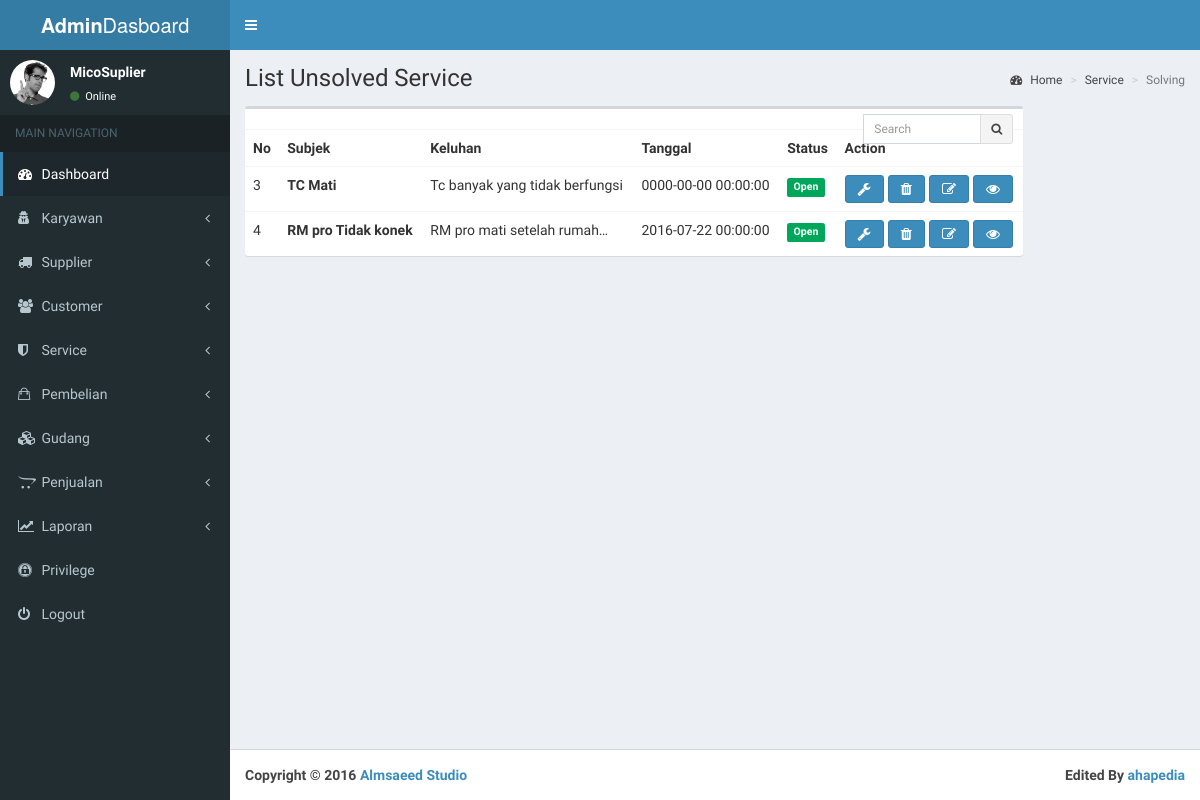
The page /index.php/service/listUnsolved on the database as committed earlier.
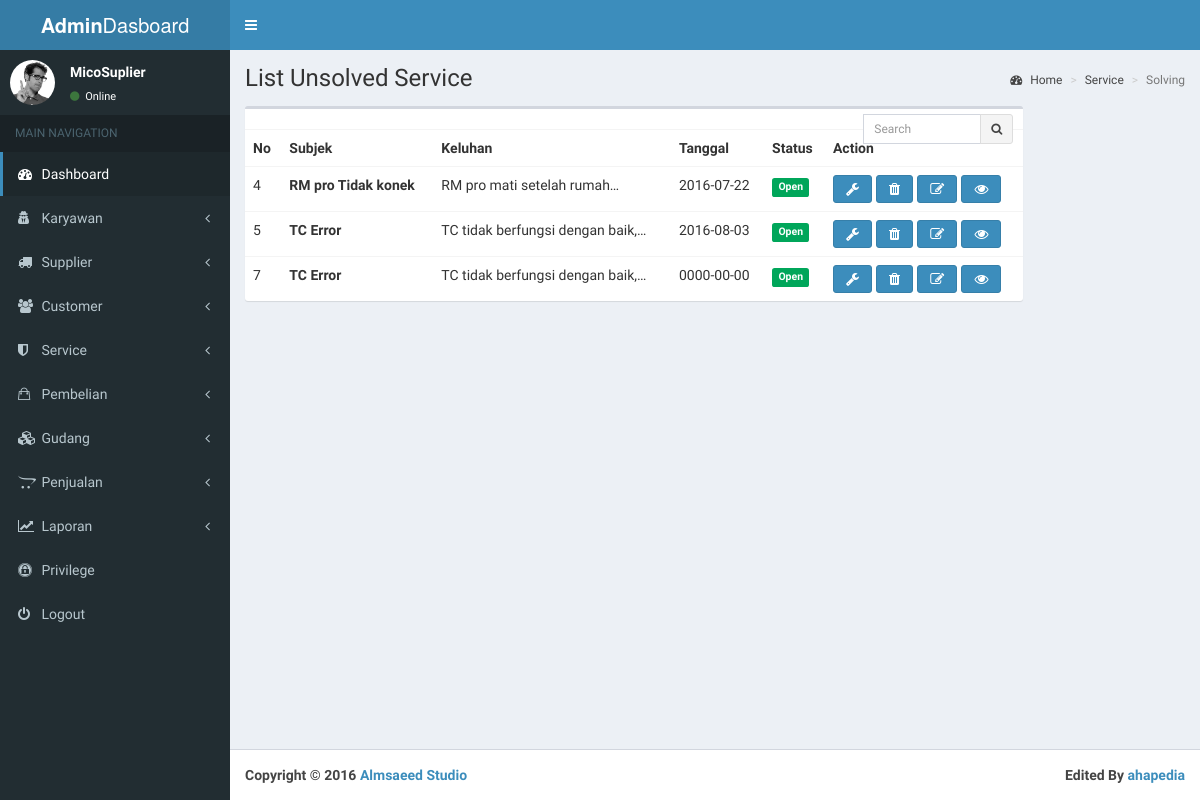
The same page on the database as committed later.
### tables this page shows
CREATE TABLE `service` (
  `id_service` int(11) NOT NULL,
  `id_petugas` varchar(100) NOT NULL,
  `id_customer` varchar(100) NOT NULL,
  `subject` varchar(500) NOT NULL,
  `keluhan` text NOT NULL,
  `tgl_open` date NOT NULL,
  `status` int(11) NOT NULL DEFAULT '1'
);

### application/controllers/Service.php (called while the page is built, shortened)
<?php
class Service extends CI_Controller {
	public function listUnsolved()
	{
		$this->load->model('mservice');
		$data['isi']=$this->mservice->list_unsolved();
		$this->load->view('dasboard/head');
		$this->load->view('dasboard/header');
		$this->load->view('dasboard/sidebar');
		$this->load->view('dasboard/listUnsolvedService',$data);
		$this->load->view('dasboard/footer');
	}
}
?>

### index.php (called while the page is built, shortened)
<?php
require_once BASEPATH.'core/CodeIgniter.php';

### application/models/Mservice.php (called while the page is built, shortened)
<?php
class Mservice extends CI_Model{
	public function list_unsolved(){
		$this->db->reconnect();
			$query = $this->db->query("CALL sp_list_unsolvedService()");
			if ($query->num_rows() > 0)
			{
			foreach ($query->result() as $row)
			{
					$hasil[] = $row;
			}
			return $hasil;
			}
			else{
				return 0;
			}
	}
}
?>

### application/views/dasboard/listUnsolvedService.php (the view)
 <div class="content-wrapper">
   <section class="content-header">
     <h1>
       List Unsolved Service
     </h1>
     <ol class="breadcrumb">
       <li><a href="#"><i class="fa fa-dashboard"></i> Home</a></li>
       <li><a href="#">Service</a></li>
       <li class="active">Solving</li>
     </ol>
   </section>
   <section class="content">
     <div class="row">
       <div class="col-xs-12 col-lg-10">
         <div class="box">
           <div class="box-header">
             <div class="box-tools">
               <div class="input-group" style="width: 150px;">
                 <input type="text" name="table_search" class="form-control input-sm pull-right" placeholder="Search">
                 <div class="input-group-btn">
                   <button class="btn btn-sm btn-default"><i class="fa fa-search"></i></button>
                 </div>
               </div>
             </div>
           </div>
           <div class="box-body table-responsive no-padding">
             <table class="table table-hover">
               <tr>
                 <th>No</th>
                 <th>Subjek</th>
                 <th>Keluhan</th>
                 <th>Tanggal</th>
                 <th>Status</th>
  <th>Action</th>
               </tr>
<?php
		if(!empty($isi)){
		foreach($isi as $baris){ ?>
               <tr>
                 <td><?php echo $baris->id_service?></td>
                 <td><strong><?php echo $baris->subject?></strong></td>
                 <td><?php echo word_limiter($baris->keluhan,5);?></td>
                 <td><?php echo $baris->tgl_open?></td>
                 <td><span class="label label-success"><?php
	if($baris->status==1){
		echo "Open";
	}else if($baris->status==2){
		echo "On going";
	}else if($baris->status==3){
		echo "Solved";
	}
	?></span></td>
  <th>
  <div class="btn-group btn-group-lg">
	<?php if($baris->status<>3) {?>
		<a href="<?php echo base_url() ?>service/pilihSolving/<?php echo $baris->id_service ?>" ><li class="fa  fa-wrench btn btn-primary " data-toggle="tooltip" data-placement="top" title="Solving"></li></a>
	<?php }?>
	<a href="#"><li class="fa fa-eye btn btn-primary pull-right" data-toggle="tooltip" data-placement="top" title="View"></li></a>
	<a href="#"><li class="fa fa-pencil-square-o btn btn-primary pull-right " data-toggle="tooltip" data-placement="top" title="Edit"></li></a>
	<a href="#"><li class="fa  fa-trash btn btn-primary pull-right" data-toggle="tooltip" data-placement="top" title="Delete"></li></a>
</div>
  </th>
               </tr>
<?php }}
			else{
				echo "Belum ada data Service";
			}
		?>
             </table>
           </div>
         </div>
       </div>
     </div>
   </section>
 </div>

Rows that differ between the two databases and show on the page:
no longer on this page (row edited): service: id_service "3", subject "TC Mati", keluhan "Tc banyak yang tidak berfungsi", tgl_open "0000-00-00 00:00:00", status "Open"
changed service "RM pro Tidak konek": tgl_open "2016-07-22 00:00:00" → "2016-07-22"
added service: id_service "5", subject "TC Error", keluhan "TC tidak berfungsi dengan baik,…", tgl_open "2016-08-03", status "Open"
added service: id_service "7", subject "TC Error", keluhan "TC tidak berfungsi dengan baik,…", tgl_open "0000-00-00", status "Open"
